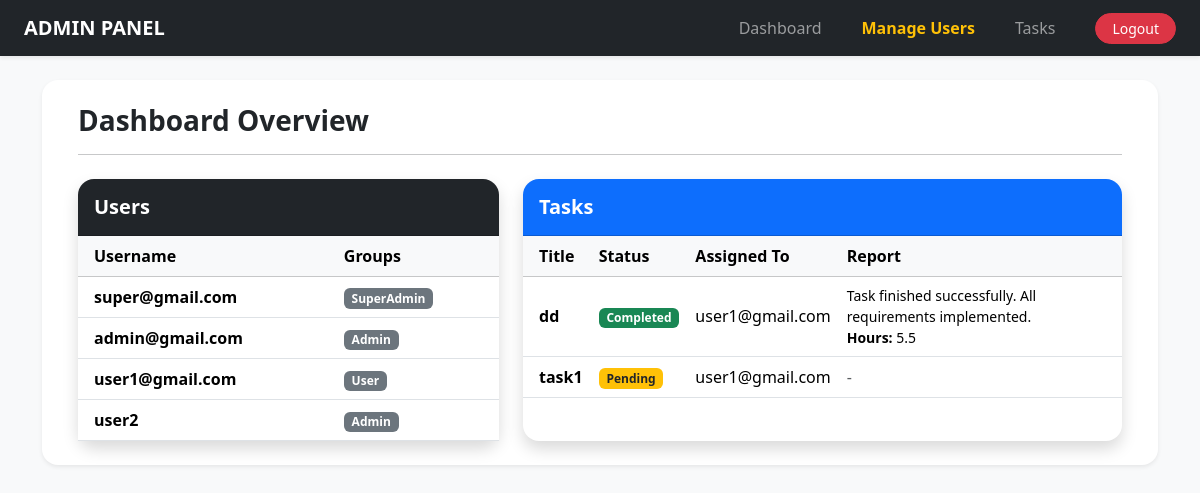
/admin-panel/dashboard/ (signed in), run on the app's committed database.
### accounts/models.py (models this page shows, shortened)
class User(AbstractUser):
    id = models.UUIDField(primary_key=True, default=uuid.uuid4, editable=False)
    ROLE_CHOICES = (
        ('superadmin', 'SuperAdmin'),
        ('admin', 'Admin'),
        ('user', 'User'),
    )
    role = models.CharField(max_length=20, choices=ROLE_CHOICES, default='user')
    assigned_admin = models.ForeignKey(
        'self',
        on_delete=models.SET_NULL,
        null=True,
        blank=True,
        limit_choices_to={'role': 'admin'}
    )

### tasks/models.py (models this page shows, shortened)
class Task(models.Model):
    id = models.UUIDField(primary_key=True,default=uuid.uuid4,editable=False)
    STATUS_CHOICES = (
        ('pending', 'Pending'),
        ('in_progress', 'In Progress'),
        ('completed', 'Completed'),
    )
    title = models.CharField(max_length=255)
    description = models.TextField()
    assigned_to = models.ForeignKey(settings.AUTH_USER_MODEL, on_delete=models.CASCADE)
    due_date = models.DateField()
    status = models.CharField(max_length=20, choices=STATUS_CHOICES, default='pending')
    completion_report = models.TextField(null=True, blank=True)
    worked_hours = models.FloatField(null=True, blank=True)

### accounts/views.py (the view)
# urls.py: path('dashboard/', views.dashboard, name='dashboard'),
@login_required()
def dashboard(request):
    if request.user.role == 'SuperAdmin':
        tasks = Task.objects.all()
        users = User.objects.all()
    else:
        tasks = Task.objects.filter(assigned_to__assigned_admin=request.user)
        users = User.objects.filter(assigned_admin=request.user)
    return render(request, 'custom_admin_panel/dashboard.html', {
        'tasks': tasks,
        'users': users
    })

### templates/custom_admin_panel/dashboard.html
{% extends "custom_admin_panel/base.html" %}
{% block content %}
<div class="container-fluid">
    <div class="mb-4">
        <h3 class="fw-bold">Dashboard Overview</h3>
        <hr>
    </div>
    <div class="row g-4">
        <div class="col-lg-5">
            <div class="card shadow border-0 rounded-4 h-100">
                <div class="card-header bg-dark text-white rounded-top-4 py-3">
                    <h5 class="mb-0 fw-semibold">Users</h5>
                </div>
                <div class="card-body p-0">
                    <div class="table-responsive">
                        <table class="table table-hover align-middle mb-0">
                            <thead class="table-light">
                                <tr>
                                    <th class="ps-3">Username</th>
                                    <th>Groups</th>
                                </tr>
                            </thead>
                            <tbody>
                                {% for user in users %}
                                <tr>
                                    <td class="ps-3 fw-semibold">{{ user.username }}</td>
                                    <td>
                                        {% for group in user.groups.all %}
                                            <span class="badge bg-secondary me-1">
                                                {{ group.name }}
                                            </span>
                                        {% empty %}
                                            <span class="text-muted">No Group</span>
                                        {% endfor %}
                                    </td>
                                </tr>
                                {% endfor %}
                            </tbody>
                        </table>
                    </div>
                </div>
            </div>
        </div>
        <div class="col-lg-7">
            <div class="card shadow border-0 rounded-4 h-100">
                <div class="card-header bg-primary text-white rounded-top-4 py-3">
                    <h5 class="mb-0 fw-semibold">Tasks</h5>
                </div>
                <div class="card-body p-0">
                    <div class="table-responsive">
                        <table class="table table-hover align-middle mb-0">
                            <thead class="table-light">
                                <tr>
                                    <th class="ps-3">Title</th>
                                    <th>Status</th>
                                    <th>Assigned To</th>
                                    <th>Report</th>
                                </tr>
                            </thead>
                            <tbody>
                                {% for task in tasks %}
                                <tr>
                                    <td class="ps-3 fw-semibold">{{ task.title }}</td>
                                    <td>
                                        {% if task.status == "completed" %}
                                            <span class="badge bg-success">Completed</span>
                                        {% elif task.status == "pending" %}
                                            <span class="badge bg-warning text-dark">Pending</span>
                                        {% else %}
                                            <span class="badge bg-secondary">{{ task.status }}</span>
                                        {% endif %}
                                    </td>
                                    <td>{{ task.assigned_to.username }}</td>
                                    <td>
                                        {% if task.status == "completed" %}
                                            <div class="small">
                                                {{ task.completion_report }} <br>
                                                <strong>Hours:</strong> {{ task.worked_hours }}
                                            </div>
                                        {% else %}
                                            <span class="text-muted">-</span>
                                        {% endif %}
                                    </td>
                                </tr>
                                {% endfor %}
                            </tbody>
                        </table>
                    </div>
                </div>
            </div>
        </div>
    </div>
</div>
{% endblock %}

### templates/custom_admin_panel/base.html (shortened to what this page needs)
<!DOCTYPE html>
<html lang="en">
<head>
    <link href="https://cdn.jsdelivr.net/npm/bootstrap@5.3.2/dist/css/bootstrap.min.css" rel="stylesheet">
</head>
<body class="bg-light">
<nav class="navbar navbar-expand-lg navbar-dark bg-dark shadow-sm">
    <div class="container-fluid px-4">
        <a class="navbar-brand fw-bold text-uppercase" href="#">Admin Panel</a>
        <div class="collapse navbar-collapse justify-content-end" id="navbarContent">
            <ul class="navbar-nav align-items-lg-center gap-lg-2">
                <li class="nav-item">
                    <a href="{% url 'dashboard' %}" class="nav-link px-3">
                        Dashboard
                    </a>
                </li>
                {% if request.user.is_superuser %}
                <li class="nav-item">
                    <a href="{% url 'user_list' %}" class="nav-link px-3 text-warning fw-semibold">
                        Manage Users
                    </a>
                </li>
                {% endif %}
                <li class="nav-item">
                    <a href="{% url 'task_list' %}" class="nav-link px-3">
                        Tasks
                    </a>
                </li>
                <li class="nav-item ms-lg-3">
                    <a href="{% url 'admin_logout' %}" class="btn btn-danger btn-sm px-3 rounded-pill">
                        Logout
                    </a>
                </li>
            </ul>
        </div>
    </div>
</nav>
<div class="container py-4">
    <div class="card shadow-sm border-0 rounded-4">
        <div class="card-body p-4">
            {% block content %}{% endblock %}
        </div>
    </div>
</div>
</body>
</html>

### data on the page
User: username "super@gmail.com"
User: username "admin@gmail.com"
User: username "user1@gmail.com"
User: username "user2"
Task: title "dd", status "Completed", assigned_to.username "user1@gmail.com", completion_report "Task finished successfully. All requirements implemented.", worked_hours "5.5"
Task: title "task1", status "Pending", assigned_to.username "user1@gmail.com"

### other printed values
{{ group.name }} "SuperAdmin"
{{ group.name }} "Admin"
{{ group.name }} "User"
